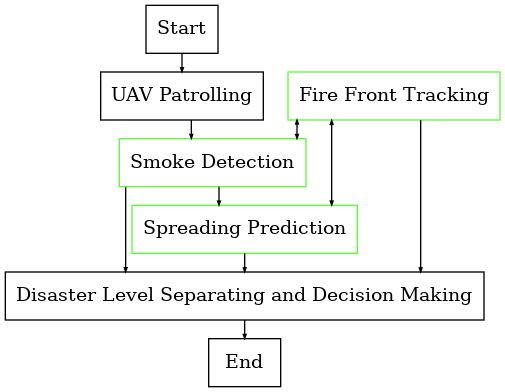

Write Python code to recreate this figure.
'''
G = pgv.AGraph(directed=True, strict=False, nodesep=0, ranksep=1.2, rankdir="TB",
               splines="none", concentrate=True, bgcolor="write",
               compound=True, normalize=False, encoding='UTF-8')

directed -> False | True：有向图
strict -> True | False：简单图
nodesep：同级节点最小间距
ranksep：不同级节点最小间距
rankdir：绘图方向，可选 TB (从上到下), LR (从左到右), BT (从下到上), RL (从右到左)
splines：线条类型，可选 ortho (直角), polyline (折线), spline (曲线), line (线条), none (无)
concentrate -> True | False：合并线条 (双向箭头)
bgcolor：背景颜色
compound -> True | False：多子图时，不允许子图相互覆盖
normalize -> False | True：以第一个节点作为顶节点
'''
import pygraphviz as pgv

G = pgv.AGraph(directed=True, strict=False, ranksep=0.2, 
               splines="ortho", rankdir = "TB", concentrate=True)

a0 = "Start"
a1 = "UAV Patrolling"

a2 = "Fire Front Tracking"
a3 = "Smoke Detection"
a4 ="Spreading Prediction"

a5 = "Disaster Level Separating and Decision Making"
a6 = "End"

G.add_nodes_from([a0, a1, a5, a6,],
                  shape = "polygen", style = "solid")

G.add_nodes_from([a2, a3, a4],
                  shape = "polygen", style = "solid", color = "#58FF33")

G.add_edges_from([[a0, a1], [a1, a3], [a3, a4], [a2, a5], [a3, a5], [a4, a5],
                  [a5, a6]],
                  arrowsize=0.3)
G.add_edges_from([[a2, a3], [a2, a4]],
                  arrowsize=0.3, dir = "both")
                  

G.layout()
G.draw("figureflowchart.png", prog="dot")
